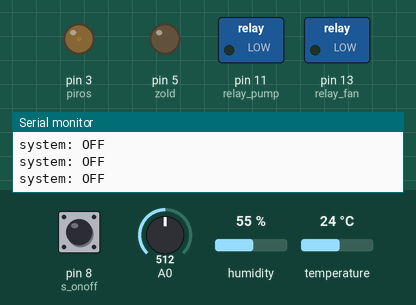
Recording of a sketch running on a simulated Arduino Uno, built with avr-gcc and run on an emulated ATmega328P. On the bench: switched loads named in the sketch (green lamp = pin HIGH), output pins drawn as LEDs (lit = HIGH), the last lines printed to the serial monitor. The test bench sets the inputs (shaded band); at power-on: pin 8 (s_onoff) HIGH, A0 = 512, humidity 55 %, temperature 24 °C.

Above: at 1.3 s.
1.4 s: pin 8 (s_onoff) pulled LOW for 0.65 s
At 2.0 s:
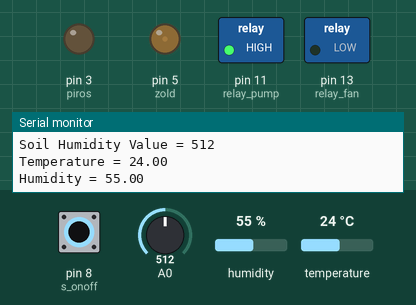
3.6 s: pin 8 (s_onoff) pulled LOW for 3.2 s
At 7.9 s:
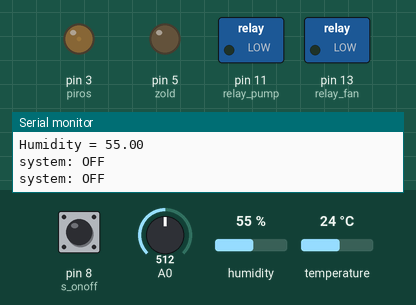
Timing chart, 0 to 9.4 s (numbered marks = the images above; inputs shaded):
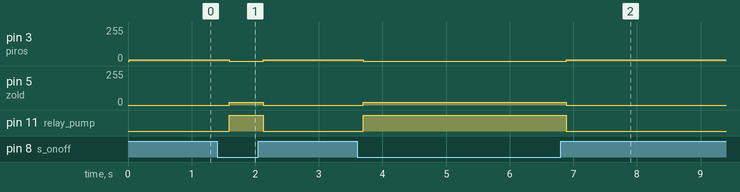

Measured:
- after the input at 1.4 s, pin 3 (piros): 10/255 → 0/255 after 0.19 s, → 10/255 0.53 s later; pin 5 (zold): 0/255 → 20/255 after 0.19 s, → 0/255 0.53 s later; pin 11 (relay_pump): LOW → HIGH after 0.19 s, → LOW 0.53 s later
- after the input at 3.6 s, pin 3 (piros): 10/255 → 0/255 after 0.10 s, → 10/255 3.2 s later; pin 5 (zold): 0/255 → 20/255 after 0.10 s, → 0/255 3.2 s later; pin 11 (relay_pump): LOW → HIGH after 0.10 s, → LOW 3.2 s later

The sketch:

main.ino
```cpp
#include <dht.h>
#define DHT11_PIN 7
dht DHT;
int s_onoff=8; // switch pin
bool s_val; //switch value
int zold=5;
int piros=3;
int relay_pump=11;
int relay_fan=13;
void setup(){

  Serial.begin(57600);
  pinMode(relay_pump,OUTPUT);
  pinMode(relay_fan,OUTPUT);
  pinMode(zold, OUTPUT);
  pinMode(piros,OUTPUT);
  pinMode(s_onoff,INPUT_PULLUP);
}

void loop(){
  //start of temperaturehumidity sensor
  int chk = DHT.read11(DHT11_PIN);
  //end of temperature humidity sensor
  //Serial.println(analogRead(A0));  //soil humidity
  s_val=digitalRead(s_onoff);
  s_val=!s_val;
  if(s_val==HIGH ){      //switching the system on/off

    analogWrite(piros,LOW);
    analogWrite(zold,20);
    Serial.println("system: ON");
    if(analogRead(A0)<600){
      digitalWrite(relay_pump,HIGH);
      Serial.println("waterpump state: on");
    }else{
      digitalWrite(relay_pump,LOW);
      Serial.println("waterpump state: off");
    }
    if(DHT.temperature>28.00||DHT.humidity>55){
      digitalWrite(relay_fan,HIGH);
      Serial.println("fan state: on");

    }else{
      digitalWrite(relay_fan,LOW);
      Serial.println("fan state: off");

     }

    Serial.print("Soil Humidity Value = ");
    Serial.println(analogRead(A0));
    Serial.print("Temperature = ");
    Serial.println(DHT.temperature);
    Serial.print("Humidity = ");
    Serial.println(DHT.humidity);
  }else{
    analogWrite(zold,LOW);
    analogWrite(piros,10);
    Serial.println("system: OFF");
    digitalWrite(relay_fan,LOW);
    digitalWrite(relay_pump,LOW);
  }
  delay(500);
}
```
